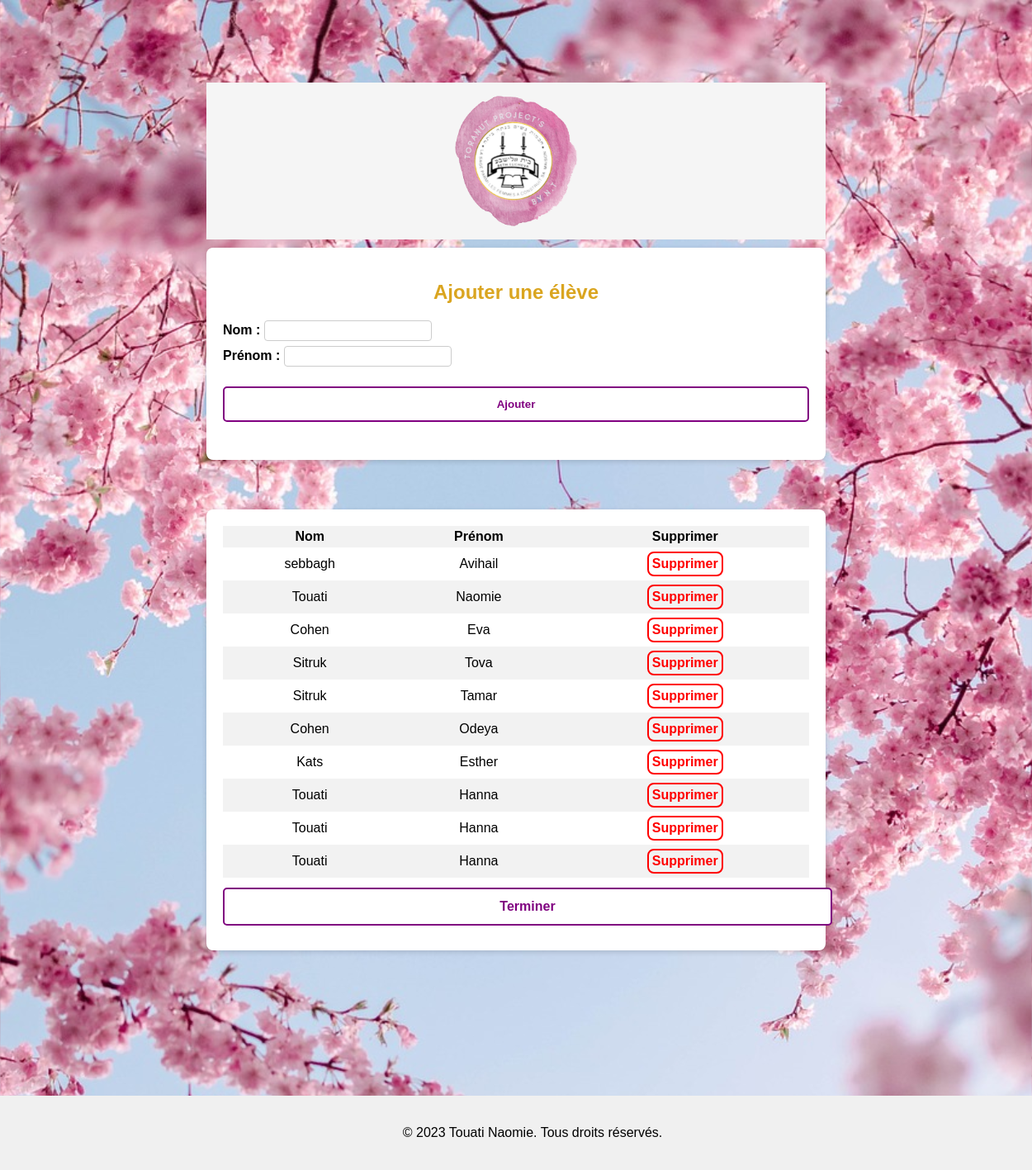
The page /index.php?uc=initialisation on the database its author committed.
### tables this page shows
CREATE TABLE eleves (
            id INTEGER PRIMARY KEY,
            nom VARCHAR(50),
            prenom VARCHAR(50),
            absent BOOLEAN DEFAULT 0,
            tache INT
        );

### controleurs/c_initialisation.php (called while the page is built, shortened)
<?php
$tableauEleve = array();
$tabEleve = $pdo->afficherEleve();
if (is_array($tabEleve)) {
    $tableauEleve = $tabEleve;
}
include 'vues/v_initialisation.php';
include 'vues/v_update.php';

### includes/class.pdogsb.inc.php (called while the page is built, shortened)
<?php
class PdoGsb
{
    private static $bdd = 'includes/toranut_db.db';
    private static $monPdo;
    private static $monPdoGsb = null;
    private function __construct()
    {
        PdoGsb::$monPdo = new PDO('sqlite:' . PdoGsb::$bdd);
        PdoGsb::$monPdo->setAttribute(PDO::ATTR_ERRMODE, PDO::ERRMODE_EXCEPTION);
        PdoGsb::$monPdo->exec('PRAGMA foreign_keys = ON;');
        PdoGsb::$monPdo->exec('PRAGMA encoding = "UTF-8";');
    }
    public static function getPDOGsb()
    {
        if (PdoGsb::$monPdoGsb == null) {
            PdoGsb::$monPdoGsb = new PdoGsb();
        }
        return PdoGsb::$monPdoGsb;
    }
    public function afficherEleve() {
        $requete = "SELECT id, nom, prenom FROM eleves";
        $resultat = PdoGsb::$monPdo->query($requete);
        $eleves = $resultat->fetchAll(PDO::FETCH_ASSOC);
        return $eleves;
    }
}

### vues/v_update.php (the view, shortened to what this page needs)
<!DOCTYPE html>
<html>
<head>
    <link rel="stylesheet" type="text/css" href="style.css">
</head>
<body>
    <form method="POST" action="index.php?uc=update">
    <div class="containerAbsente">
        <?php if (count($tableauEleve) > 0) { ?>
            <table class="table table-bordered table-responsive">
                <thead>
                    <tr>
                        <th >Nom</th>
                        <th>Prénom</th>
                        <th>Supprimer</th>
                    </tr>
                </thead>
                <tbody>
                    <?php foreach ($tableauEleve as $unEleve) {
                        $nom = $unEleve['nom'];
                        $prenom = $unEleve['prenom'];
                        $id = $unEleve['id'];
                    ?>
                    <tr>
                        <td class="tdUpdate">
                            <?php echo $nom ?>
                        </td>
                        <td class="tdUpdate">
                            <?php echo $prenom ?>
                        </td>
                        <td class="tdUpdate">
                            <a href="index.php?uc=update&action=supprimerEleve&id=<?php echo $id ?>" class="btnUpdate">Supprimer</a>
                        </td>
                    </tr>
                    <?php } ?>
                </tbody>
            </table>
        <?php } else { ?>
            <p>Aucune élève trouvé.</p>
        <?php } ?>
            <a href="index.php?uc=accueil" type="submit" class="btn btn-primary">Terminer
            </a>
    </div>
    </form>
</body>
</html>

### style.css (style rules this page uses)
body { background-size: 100% auto; background-position: top left; background-repeat: repeat; background-image: url("images/fondcerisaie.jpg"); margin: 0; padding: 250px; font-family: Arial, sans-serif; position: relative; }
.btn { display: inline-block; width: 100%; padding: 12px; text-align: center; text-decoration: none; font-weight: bold; border-radius: 5px; color: purple; background-color: white; margin-bottom: 10px; border: 2px solid purple; cursor: pointer; transition: background-color 0.3s, color 0.3s, border-color 0.3s; }
.containerAbsente { max-width: 900px; margin: 0 auto; padding: 20px; background-color: #fff; box-shadow: 0px 2px 6px rgba(0, 0, 0, 0.15); border-radius: 8px; margin-top: 60px; }
body { font-family: Arial, sans-serif; background-color: #f2f2f2; }
.table { width: 100%; border-collapse: collapse; margin-bottom: 12px; }
th, td { padding: 4px; text-align: left; max-width: 600px; }
th { background-color: #f2f2f2; text-align: center; }
tr:nth-child(even) { background-color: #f2f2f2; }
.btnUpdate { display: inline-block; width: auto; padding: 4px; text-align: left; text-decoration: none; font-weight: bold; border-radius: 8px; color: red; border: 2px solid red; cursor: pointer; transition: background-color 0.3s, color 0.3s, border-color 0.3s; }
.tdUpdate { padding: 5px; text-align: center; max-width: 600px; }

### rows shown on the page
eleves: nom "sebbagh", prenom "Avihail"
eleves: nom "Touati", prenom "Naomie"
eleves: nom "Cohen", prenom "Eva"
eleves: nom "Sitruk", prenom "Tova"
eleves: nom "Sitruk", prenom "Tamar"
eleves: nom "Cohen", prenom "Odeya"
eleves: nom "Kats", prenom "Esther"
eleves: nom "Touati", prenom "Hanna"
eleves: nom "Touati", prenom "Hanna"
eleves: nom "Touati", prenom "Hanna"
